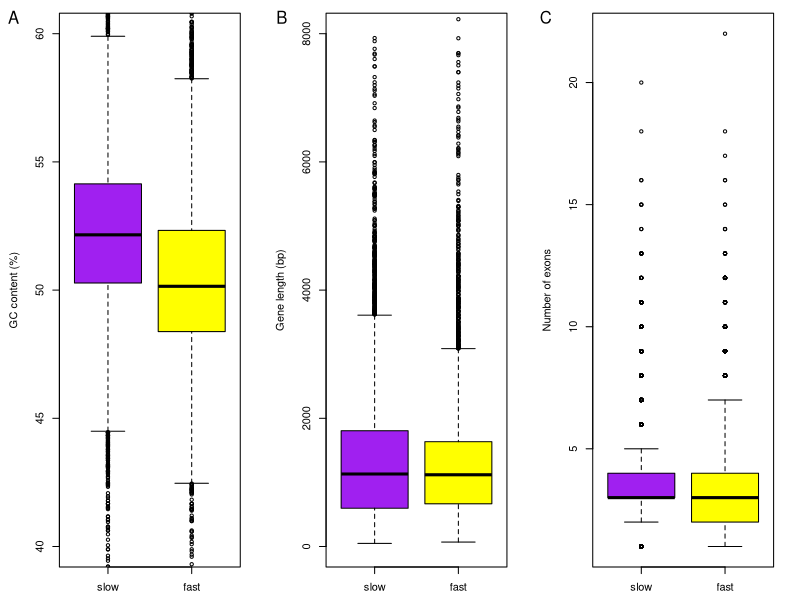

Reproduce this figure in R.
pdf("data/2speed/2speed.supp.pdf", 7,2.5)
layout(matrix(c(1:3),1,3,byrow = TRUE))
#gc gene
fast<-read.table("data/2speed/fast.lengc.tsv")
slow<-read.table("data/2speed/slow.lengc.tsv")
x<-list(slow$V3,fast$V3)
names(x)<-c("slow", "fast")
par(mar=c(2.5,4.5,1,2))
boxplot(x, ylim=c(40,60), col=c("purple","yellow"),ylab="GC content (%)")
mtext("A", adj=0.01, line=-2, outer=T);


# gene len
fast<-read.table("data/2speed/fast.lengc.tsv")
slow<-read.table("data/2speed/slow.lengc.tsv")
y<-list(slow$V2,fast$V2)
names(y)<-c("slow", "fast")
par(mar=c(2.5,4.5,1,2))
boxplot(y, ylim=c(0,8000), col=c("purple","yellow"),ylab="Gene length (bp)", outline = T)
mtext("B", adj=0.35, line=-2, outer=T);


# exon
fast<-read.table("data/2speed/fast.exon.tsv")
slow<-read.table("data/2speed/slow.exon.tsv")
x<-list(slow$V2,fast$V2)
names(x)<-c("slow", "fast")
par(mar=c(2.5,4.5,1,2))
boxplot(x, col=c("purple","yellow"),ylab="Number of exons", outline = T)
mtext("C", adj=0.685, line=-2, outer=T);
dev.off()